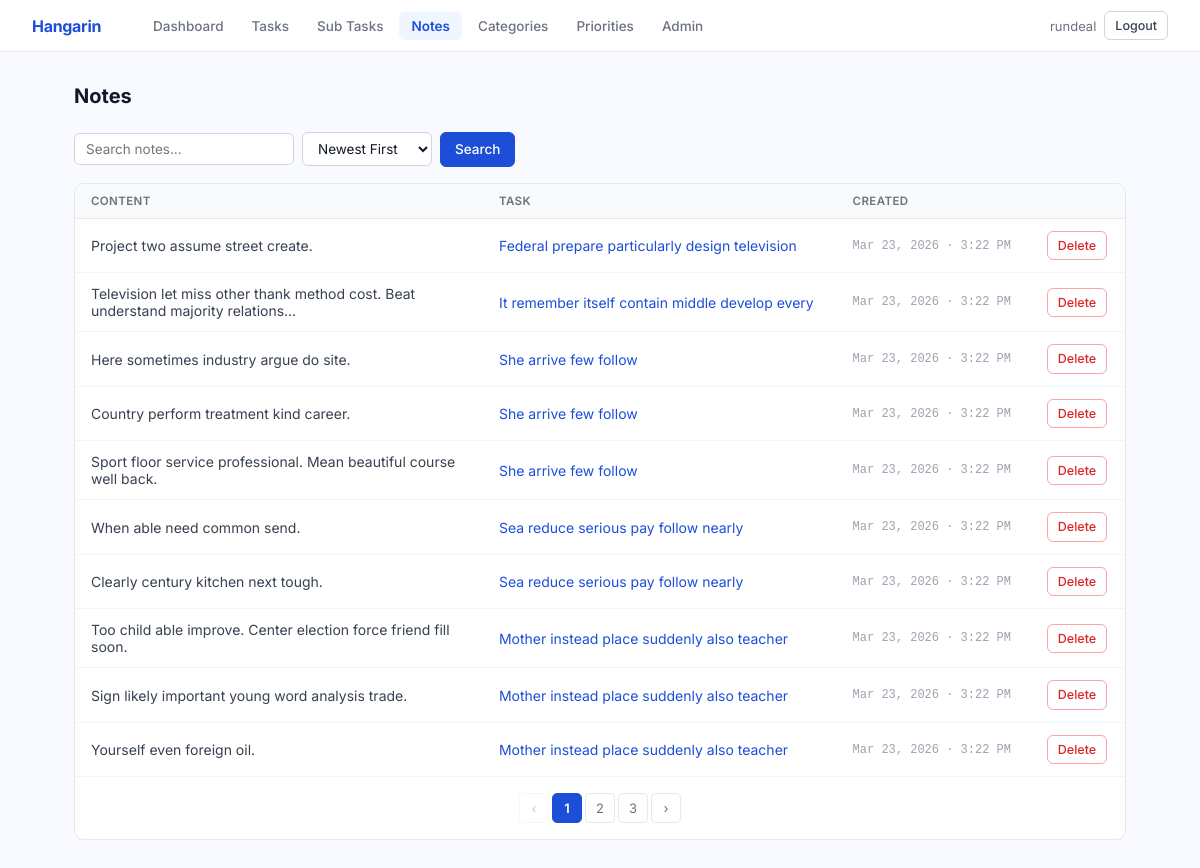
Screenshot of /notes/ (signed in) with the database file from the repository.
### tasks/models.py (models this page shows, shortened)
class BaseModel(models.Model):
    created_at = models.DateTimeField(auto_now_add=True)
    updated_at = models.DateTimeField(auto_now=True)
    class Meta:
        abstract = True

class Note(BaseModel):
    task = models.ForeignKey(Task, on_delete=models.CASCADE, related_name='notes')
    content = models.TextField()
    class Meta:
        ordering = ['-created_at']

class Task(BaseModel):
    title = models.CharField(max_length=255)
    description = models.TextField(blank=True)
    deadline = models.DateTimeField(null=True, blank=True)
    status = models.CharField(
        max_length=50,
        choices=STATUS_CHOICES,
        default="Pending"
    )
    category = models.ForeignKey(Category, on_delete=models.SET_NULL, null=True, blank=True)
    priority = models.ForeignKey(Priority, on_delete=models.SET_NULL, null=True, blank=True)
    class Meta:
        ordering = ['-created_at']

### tasks/views.py (the view)
# urls.py: path('notes/', views.note_list, name='note_list'),
@login_required
def note_list(request):
    query = request.GET.get('q', '')
    sort = request.GET.get('sort', '-created_at')
    qs = Note.objects.select_related('task')
    if query:
        qs = qs.filter(Q(content__icontains=query) | Q(task__title__icontains=query))
    if sort in ['created_at', '-created_at']:
        qs = qs.order_by(sort)
    else:
        qs = qs.order_by('-created_at')
    paginator = Paginator(qs, 10)
    try:
        notes = paginator.page(request.GET.get('page', 1))
    except Exception:
        notes = paginator.page(1)
    return render(request, 'tasks/note_list.html', {'notes': notes, 'query': query, 'sort': sort})

### tasks/templates/tasks/note_list.html (shortened to what this page needs)
{% extends "tasks/base.html" %}
{% block content %}
<div class="page-header">
  <h1>Notes</h1>
</div>
<form method="get" class="filter-bar">
  <input type="text" name="q" value="{{ query }}" placeholder="Search notes...">
  <select name="sort" onchange="this.form.submit()">
    <option value="-created_at" {% if sort == '-created_at' %}selected{% endif %}>Newest First</option>
  </select>
  <button type="submit" class="btn btn-blue">Search</button>
</form>
<div class="table-card">
  <table>
    <thead>
      <tr>
        <th>Content</th>
        <th>Task</th>
        <th>Created</th>
        <th></th>
      </tr>
    </thead>
    <tbody>
      {% for note in notes %}
      <tr>
        <td style="max-width: 400px; color: #374151;">{{ note.content|truncatechars:80 }}</td>
        <td>
          <a href="{% url 'task_detail' note.task.pk %}" style="color: #1d4ed8; text-decoration: none;">
            {{ note.task.title }}
          </a>
        </td>
        <td class="mono text-muted">{{ note.created_at|date:"M d, Y · g:i A" }}</td>
        <td>
          <a href="{% url 'note_delete' note.pk %}" class="btn btn-red btn-sm">Delete</a>
        </td>
      </tr>
      {% empty %}
      <tr>
        <td colspan="4" style="text-align: center; padding: 40px; color: #9ca3af;">No notes found.</td>
      </tr>
      {% endfor %}
    </tbody>
  </table>
  {% if notes.has_other_pages %}
  <div class="pagination">
    {% if notes.has_previous %}
      <a class="pg" href="?q={{ query }}&sort={{ sort }}&page={{ notes.previous_page_number }}">‹</a>
    {% else %}<span class="pg disabled">‹</span>{% endif %}
    {% for i in notes.paginator.page_range %}
      {% if notes.number == i %}<span class="pg active">{{ i }}</span>
      {% elif i > notes.number|add:"-3" and i < notes.number|add:"3" %}
        <a class="pg" href="?q={{ query }}&sort={{ sort }}&page={{ i }}">{{ i }}</a>
      {% endif %}
    {% endfor %}
    {% if notes.has_next %}
      <a class="pg" href="?q={{ query }}&sort={{ sort }}&page={{ notes.next_page_number }}">›</a>
    {% else %}<span class="pg disabled">›</span>{% endif %}
  </div>
  {% endif %}
</div>
{% endblock %}

### tasks/templates/tasks/base.html (shortened to what this page needs)
{% load static %}
{% load pwa %}
<!DOCTYPE html>
<html lang="en">
<head>
</head>
<body>
  <nav class="navbar">
    <a href="{% url 'dashboard' %}" class="navbar-brand">Hangarin</a>
    <div class="navbar-links">
      <a href="{% url 'dashboard' %}" class="nav-item {% if request.resolver_match.url_name == 'dashboard' %}active{% endif %}">Dashboard</a>
      <a href="{% url 'task_list' %}" class="nav-item {% if 'task' in request.resolver_match.url_name %}active{% endif %}">Tasks</a>
      <a href="{% url 'subtask_list' %}" class="nav-item {% if 'subtask' in request.resolver_match.url_name %}active{% endif %}">Sub Tasks</a>
      <a href="{% url 'note_list' %}" class="nav-item {% if 'note' in request.resolver_match.url_name %}active{% endif %}">Notes</a>
      <a href="{% url 'category_list' %}" class="nav-item {% if 'category' in request.resolver_match.url_name %}active{% endif %}">Categories</a>
      <a href="{% url 'priority_list' %}" class="nav-item {% if 'priority' in request.resolver_match.url_name %}active{% endif %}">Priorities</a>
      <a href="/admin/" class="nav-item">Admin</a>
    </div>
    <div class="navbar-right">
      {% if request.user.is_authenticated %}
        <span style="font-size: 13px; color: #6b7280;">{{ request.user.username }}</span>
        <a href="{% url 'account_logout' %}" class="btn btn-white btn-sm">Logout</a>
      {% endif %}
    </div>
  </nav>
  <div class="page">
    {% block content %}{% endblock %}
  </div>
</body>
</html>

### tasks/templates/tasks/base.html (style rules this page uses)
* { box-sizing: border-box; margin: 0; padding: 0; }
body { font-family: 'Inter', sans-serif; background: #f8faff; color: #111827; font-size: 14px; min-height: 100vh; }
.navbar { background: #fff; border-bottom: 1px solid #e5e7eb; height: 52px; display: flex; align-items: center; padding: 0 32px; gap: 32px; position: sticky; top: 0; z-index: 100; }
.navbar-brand { font-size: 16px; font-weight: 700; color: #1d4ed8; text-decoration: none; letter-spacing: -0.3px; margin-right: 8px; }
.navbar-links { display: flex; gap: 4px; flex: 1; }
.nav-item { padding: 6px 12px; border-radius: 6px; color: #6b7280; text-decoration: none; font-size: 13.5px; font-weight: 500; transition: all 0.12s; }
.nav-item.active { background: #eff6ff; color: #1d4ed8; font-weight: 600; }
.navbar-right { display: flex; align-items: center; gap: 8px; }
.page { max-width: 1100px; margin: 0 auto; padding: 32px 24px; }
.page-header { display: flex; align-items: center; justify-content: space-between; margin-bottom: 24px; }
.page-header h1 { font-size: 20px; font-weight: 700; color: #111827; }
.btn { display: inline-flex; align-items: center; gap: 5px; padding: 7px 14px; border-radius: 6px; font-family: 'Inter', sans-serif; font-size: 13.5px; font-weight: 500; border: 1px solid transparent; cursor: pointer; text-decoration: none; transition: all 0.12s; white-space: nowrap; line-height: 1.4; }
.btn-blue { background: #1d4ed8; color: #fff; border-color: #1d4ed8; }
.btn-white { background: #fff; color: #374151; border-color: #d1d5db; }
.btn-red { background: #fff; color: #dc2626; border-color: #fca5a5; }
.btn-sm { padding: 5px 10px; font-size: 12.5px; }
.table-card { background: #fff; border: 1px solid #e5e7eb; border-radius: 10px; overflow: hidden; }
.table-card table { width: 100%; border-collapse: collapse; }
.table-card thead th { padding: 10px 16px; text-align: left; font-size: 11.5px; font-weight: 600; color: #6b7280; background: #f9fafb; border-bottom: 1px solid #e5e7eb; text-transform: uppercase; letter-spacing: 0.4px; white-space: nowrap; }
.table-card tbody tr { border-bottom: 1px solid #f3f4f6; transition: background 0.1s; }
.table-card tbody tr:last-child { border-bottom: none; }
.table-card tbody td { padding: 12px 16px; vertical-align: middle; }
.filter-bar { display: flex; gap: 8px; flex-wrap: wrap; align-items: center; margin-bottom: 16px; }
.filter-bar input, .filter-bar select { background: #fff; border: 1px solid #d1d5db; border-radius: 6px; padding: 7px 11px; font-family: 'Inter', sans-serif; font-size: 13.5px; color: #111827; transition: border-color 0.12s; }
.filter-bar input { min-width: 220px; }
.filter-bar select { min-width: 130px; }
.pagination { display: flex; align-items: center; gap: 3px; justify-content: center; padding: 16px; border-top: 1px solid #f3f4f6; }
.pg { display: inline-flex; align-items: center; justify-content: center; min-width: 30px; height: 30px; padding: 0 5px; border-radius: 5px; border: 1px solid #e5e7eb; background: #fff; color: #6b7280; text-decoration: none; font-size: 13px; transition: all 0.12s; }
.pg.active { background: #1d4ed8; border-color: #1d4ed8; color: #fff; font-weight: 600; }
.pg.disabled { opacity: 0.35; pointer-events: none; }
.text-muted { color: #9ca3af; }
.mono { font-family: 'Courier New', monospace; font-size: 12px; }

### rows the page displays
Note: content "Project two assume street create.", task "Federal prepare particularly design television", created_at "Mar 23, 2026 · 3:22 PM"
Note: content "Television let miss other thank method cost. Beat understand majority relations…", task "It remember itself contain middle develop every", created_at "Mar 23, 2026 · 3:22 PM"
Note: content "Here sometimes industry argue do site.", task "She arrive few follow", created_at "Mar 23, 2026 · 3:22 PM"
Note: content "Country perform treatment kind career.", task "She arrive few follow", created_at "Mar 23, 2026 · 3:22 PM"
Note: content "Sport floor service professional. Mean beautiful course well back.", task "She arrive few follow", created_at "Mar 23, 2026 · 3:22 PM"
Note: content "When able need common send.", task "Sea reduce serious pay follow nearly", created_at "Mar 23, 2026 · 3:22 PM"
Note: content "Clearly century kitchen next tough.", task "Sea reduce serious pay follow nearly", created_at "Mar 23, 2026 · 3:22 PM"
Note: content "Too child able improve. Center election force friend fill soon.", task "Mother instead place suddenly also teacher", created_at "Mar 23, 2026 · 3:22 PM"
Note: content "Sign likely important young word analysis trade.", task "Mother instead place suddenly also teacher", created_at "Mar 23, 2026 · 3:22 PM"
Note: content "Yourself even foreign oil.", task "Mother instead place suddenly also teacher", created_at "Mar 23, 2026 · 3:22 PM"

### other values shown
{{ request.user.username }} "rundeal"
{{ i }} "1"
{{ i }} "2" "3"
